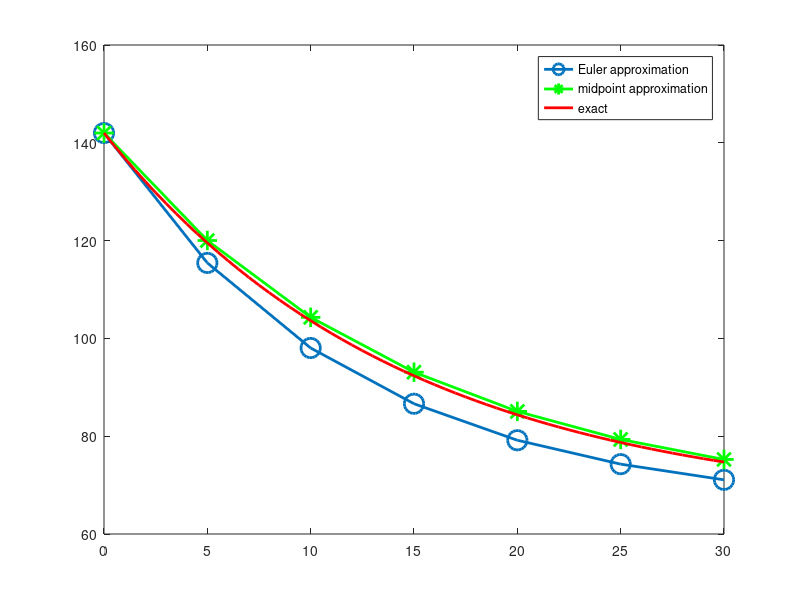

Write the MATLAB code that produced this figure.
% EULERMIDPOINT  demonstrate and plot Euler and midpoint methods on a
% simple ODE example

% a Newton's law of cooling example for a cup of coffee
% temperature in degrees F, time in minutes
f = @(t,y) -0.069 * (y - 65.0);
y0 = 142.0;

% do N steps of duration h
N = 6;
h = 5.0;

% Euler approximation
t = 0 : h : N*h;
yE = zeros(size(t));
yE(1) = y0;
for k = 1:N
  yE(k+1) = yE(k) + h * f(t(k),yE(k));
end
set(0,'defaultlinelinewidth',2.0)
plot(t,yE,'o-','markersize',14)

% midpoint approximation
yM = zeros(size(t));
yM(1) = y0;
for k = 1:N
  yhalf = yM(k) + (h/2) * f(t(k),yM(k));
  yM(k+1) = yM(k) + h * f(t(k)+h/2,yhalf);
end
hold on, plot(t,yM,'g*-','markersize',14)

% exact solution
tfine = 0 : h/10 : N*h;
yexact = 65.0 + (y0 - 65.0) * exp(-0.069 * tfine);
hold on, plot(tfine,yexact,'r')

legend('Euler approximation','midpoint approximation','exact')
hold off
